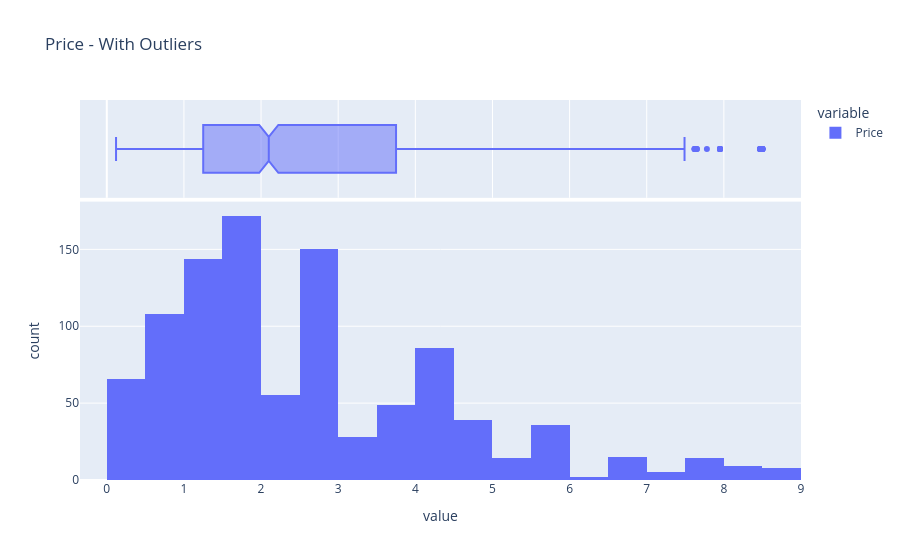
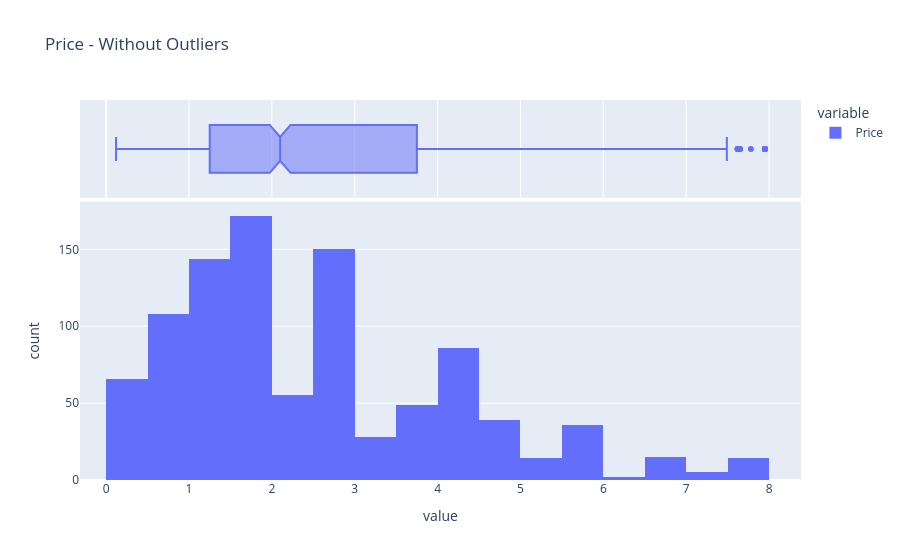

Write notebook code for charts like these, in order.
### Code cell
profile_serie(df_retail_limpio['Price'])

### Figure 1 — Plotly figure (JSON) as saved in the notebook; plotly's stock layout.template omitted (floating-point values rounded to 4 significant figures; data arrays with more than 128 entries replaced by an {"elided": "..."} marker saying what was removed)
{"data": [{"bingroup": "x", "hovertemplate": "variable=Price<br>value=%{x}<br>count=%{y}<extra></extra>", "legendgroup": "Price", "marker": {"color": "#636efa", "pattern": {"shape": ""}}, "name": "Price", "orientation": "v", "showlegend": true, "type": "histogram", "x": {"elided": "1000 float values"}, "xaxis": "x", "yaxis": "y"}, {"hovertemplate": "variable=Price<br>value=%{x}<extra></extra>", "legendgroup": "Price", "marker": {"color": "#636efa"}, "name": "Price", "notched": true, "showlegend": false, "type": "box", "x": {"elided": "1000 float values"}, "xaxis": "x2", "yaxis": "y2"}], "layout": {"barmode": "relative", "legend": {"title": {"text": "variable"}, "tracegroupgap": 0}, "title": {"text": "Price - With Outliers"}, "xaxis": {"anchor": "y", "domain": [0, 1], "title": {"text": "value"}}, "xaxis2": {"anchor": "y2", "domain": [0, 1], "matches": "x", "showgrid": true, "showticklabels": false}, "yaxis": {"anchor": "x", "domain": [0, 0.7326], "title": {"text": "count"}}, "yaxis2": {"anchor": "x2", "domain": [0.7426, 1], "matches": "y2", "showgrid": false, "showline": false, "showticklabels": false, "ticks": ""}}}

### Figure 2 — Plotly figure (JSON) as saved in the notebook; plotly's stock layout.template omitted (floating-point values rounded to 4 significant figures; data arrays with more than 128 entries replaced by an {"elided": "..."} marker saying what was removed)
{"data": [{"bingroup": "x", "hovertemplate": "variable=Price<br>value=%{x}<br>count=%{y}<extra></extra>", "legendgroup": "Price", "marker": {"color": "#636efa", "pattern": {"shape": ""}}, "name": "Price", "orientation": "v", "showlegend": true, "type": "histogram", "x": {"elided": "983 float values"}, "xaxis": "x", "yaxis": "y"}, {"hovertemplate": "variable=Price<br>value=%{x}<extra></extra>", "legendgroup": "Price", "marker": {"color": "#636efa"}, "name": "Price", "notched": true, "showlegend": false, "type": "box", "x": {"elided": "983 float values"}, "xaxis": "x2", "yaxis": "y2"}], "layout": {"barmode": "relative", "legend": {"title": {"text": "variable"}, "tracegroupgap": 0}, "title": {"text": "Price - Without Outliers"}, "xaxis": {"anchor": "y", "domain": [0, 1], "title": {"text": "value"}}, "xaxis2": {"anchor": "y2", "domain": [0, 1], "matches": "x", "showgrid": true, "showticklabels": false}, "yaxis": {"anchor": "x", "domain": [0, 0.7326], "title": {"text": "count"}}, "yaxis2": {"anchor": "x2", "domain": [0.7426, 1], "matches": "y2", "showgrid": false, "showline": false, "showticklabels": false, "ticks": ""}}}
